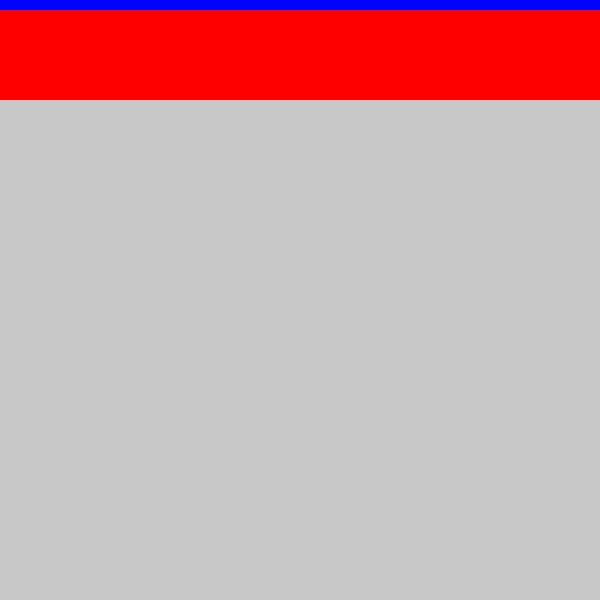
Frame 1 (no input)
Frame 60 (no input): identical to frame 1, image omitted
Frame 120 (the mouse pressed at the canvas centre since frame 60): identical to frame 1, image omitted

The p5.js sketch that drew this single still picture (run headless with seeded random() and noise() and a simulated clock; from frame 60 on, the mouse is pressed at the canvas centre):

// p5.js sketch
// ── sketch.js
let gX = 600;
let gY = 600;

function setup() {
    noStroke();
  createCanvas(gX, gY); 
  background(200);

  rectMode(CORNER);
}

function draw() {
    firstPart();
}

function firstPart(){ 
    fill('red');
   rect(0,0,gX, gY / 6 * 1);
    hLines = 10;

    fill('blue');
    let rY = 0;
    for(i = 0; i < hLines; i ++) {
    rect(0, rY, gX, rY + ((gY / 6) / hLines));
   // rY += ;
   }
   /*
   rect(0, 0, 600, 200);
   fill('red');
   rect(0, 10, 600, 10);
    */
}
